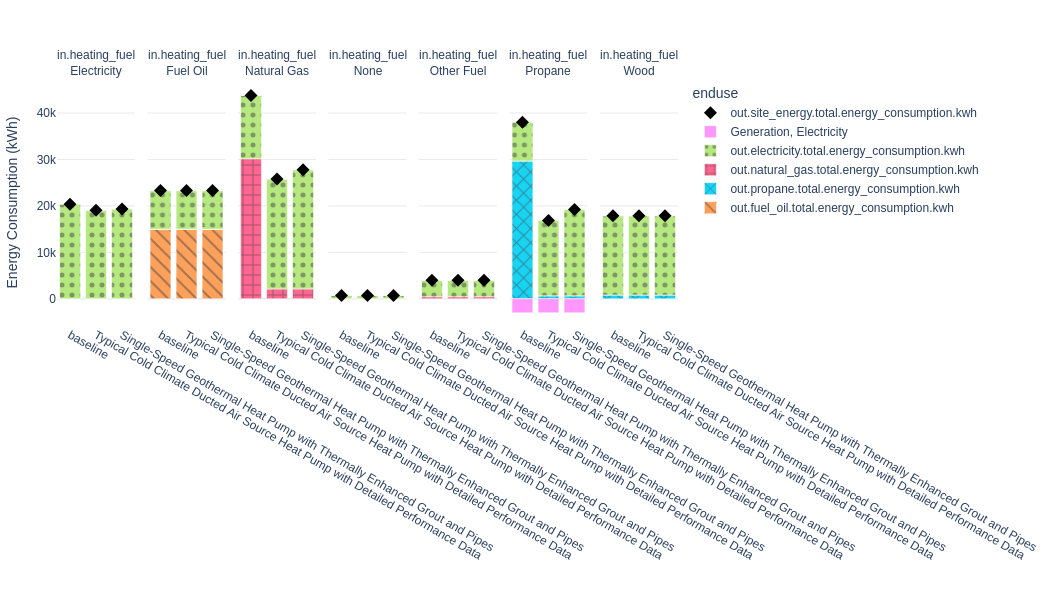

The notebook cell saved with this chart:
### Code cell
quantity_group = QuantityGroup(
    name="net_energy_consumption",
    constituents=[
        "Generation, Electricity",
        "out.electricity.total.energy_consumption.kwh",
        "out.natural_gas.total.energy_consumption.kwh",
        "out.propane.total.energy_consumption.kwh",
        "out.fuel_oil.total.energy_consumption.kwh",
    ],
    sum="out.site_energy.total.energy_consumption.kwh",
)
plot_spec = PlotSpec(
    upgrade_inclusion=UpgradeInclusion.all,
    vacancy_inclusion=VacancyInclusion.all,
    comparison_type=ComparisonTypes.absolute,
    visualization_type=VizType.bar,
    group_by="in.heating_fuel",
    quantity=quantity_group,
    quantity_group_name="net_energy_consumption",
)

plotter = PlotOrchestrator.get_plotter(plot_spec.visualization_type)
folder_segment, name = plot_spec.get_path_and_name()
df = po.processor.prepare_data_for_plot(plot_spec)
fig = plotter.create_plot(df, plot_spec)
fig.show()

### Figure 1 — Plotly figure (JSON) as saved in the notebook; plotly's stock layout.template omitted (floating-point values rounded to 4 significant figures)
{"data": [{"hovertemplate": "enduse=out.fuel_oil.total.energy_consumption.kwh<br>in.heating_fuel=Electricity<br>upgrade_name=%{x}<br>value=%{y}<extra></extra>", "legendgroup": "out.fuel_oil.total.energy_consumption.kwh", "marker": {"color": "#FFA15A", "pattern": {"shape": "\\"}}, "name": "out.fuel_oil.total.energy_consumption.kwh", "orientation": "v", "showlegend": true, "textposition": "auto", "type": "bar", "x": ["baseline", "Typical Cold Climate Ducted Air Source Heat Pump with Detailed Performance Data", "Single-Speed Geothermal Heat Pump with Thermally Enhanced Grout and Pipes"], "xaxis": "x", "y": [0.0, 0.0, 0.0], "yaxis": "y"}, {"hovertemplate": "enduse=out.fuel_oil.total.energy_consumption.kwh<br>in.heating_fuel=Fuel Oil<br>upgrade_name=%{x}<br>value=%{y}<extra></extra>", "legendgroup": "out.fuel_oil.total.energy_consumption.kwh", "marker": {"color": "#FFA15A", "pattern": {"shape": "\\"}}, "name": "out.fuel_oil.total.energy_consumption.kwh", "orientation": "v", "showlegend": false, "textposition": "auto", "type": "bar", "x": ["baseline", "Typical Cold Climate Ducted Air Source Heat Pump with Detailed Performance Data", "Single-Speed Geothermal Heat Pump with Thermally Enhanced Grout and Pipes"], "xaxis": "x2", "y": [14980.0, 14980.0, 14980.0], "yaxis": "y2"}, {"hovertemplate": "enduse=out.fuel_oil.total.energy_consumption.kwh<br>in.heating_fuel=Natural Gas<br>upgrade_name=%{x}<br>value=%{y}<extra></extra>", "legendgroup": "out.fuel_oil.total.energy_consumption.kwh", "marker": {"color": "#FFA15A", "pattern": {"shape": "\\"}}, "name": "out.fuel_oil.total.energy_consumption.kwh", "orientation": "v", "showlegend": false, "textposition": "auto", "type": "bar", "x": ["baseline", "Typical Cold Climate Ducted Air Source Heat Pump with Detailed Performance Data", "Single-Speed Geothermal Heat Pump with Thermally Enhanced Grout and Pipes"], "xaxis": "x3", "y": [0.0, 0.0, 0.0], "yaxis": "y3"}, {"hovertemplate": "enduse=out.fuel_oil.total.energy_consumption.kwh<br>in.heating_fuel=None<br>upgrade_name=%{x}<br>value=%{y}<extra></extra>", "legendgroup": "out.fuel_oil.total.energy_consumption.kwh", "marker": {"color": "#FFA15A", "pattern": {"shape": "\\"}}, "name": "out.fuel_oil.total.energy_consumption.kwh", "orientation": "v", "showlegend": false, "textposition": "auto", "type": "bar", "x": ["baseline", "Typical Cold Climate Ducted Air Source Heat Pump with Detailed Performance Data", "Single-Speed Geothermal Heat Pump with Thermally Enhanced Grout and Pipes"], "xaxis": "x4", "y": [0.0, 0.0, 0.0], "yaxis": "y4"}, {"hovertemplate": "enduse=out.fuel_oil.total.energy_consumption.kwh<br>in.heating_fuel=Other Fuel<br>upgrade_name=%{x}<br>value=%{y}<extra></extra>", "legendgroup": "out.fuel_oil.total.energy_consumption.kwh", "marker": {"color": "#FFA15A", "pattern": {"shape": "\\"}}, "name": "out.fuel_oil.total.energy_consumption.kwh", "orientation": "v", "showlegend": false, "textposition": "auto", "type": "bar", "x": ["baseline", "Typical Cold Climate Ducted Air Source Heat Pump with Detailed Performance Data", "Single-Speed Geothermal Heat Pump with Thermally Enhanced Grout and Pipes"], "xaxis": "x5", "y": [0.0, 0.0, 0.0], "yaxis": "y5"}, {"hovertemplate": "enduse=out.fuel_oil.total.energy_consumption.kwh<br>in.heating_fuel=Propane<br>upgrade_name=%{x}<br>value=%{y}<extra></extra>", "legendgroup": "out.fuel_oil.total.energy_consumption.kwh", "marker": {"color": "#FFA15A", "pattern": {"shape": "\\"}}, "name": "out.fuel_oil.total.energy_consumption.kwh", "orientation": "v", "showlegend": false, "textposition": "auto", "type": "bar", "x": ["baseline", "Typical Cold Climate Ducted Air Source Heat Pump with Detailed Performance Data", "Single-Speed Geothermal Heat Pump with Thermally Enhanced Grout and Pipes"], "xaxis": "x6", "y": [0.0, 0.0, 0.0], "yaxis": "y6"}, {"hovertemplate": "enduse=out.fuel_oil.total.energy_consumption.kwh<br>in.heating_fuel=Wood<br>upgrade_name=%{x}<br>value=%{y}<extra></extra>", "legendgroup": "out.fuel_oil.total.energy_consumption.kwh", "marker": {"color": "#FFA15A", "pattern": {"shape": "\\"}}, "name": "out.fuel_oil.total.energy_consumption.kwh", "orientation": "v", "showlegend": false, "textposition": "auto", "type": "bar", "x": ["baseline", "Typical Cold Climate Ducted Air Source Heat Pump with Detailed Performance Data", "Single-Speed Geothermal Heat Pump with Thermally Enhanced Grout and Pipes"], "xaxis": "x7", "y": [0.0, 0.0, 0.0], "yaxis": "y7"}, {"hovertemplate": "enduse=out.propane.total.energy_consumption.kwh<br>in.heating_fuel=Electricity<br>upgrade_name=%{x}<br>value=%{y}<extra></extra>", "legendgroup": "out.propane.total.energy_consumption.kwh", "marker": {"color": "#19d3f3", "pattern": {"shape": "x"}}, "name": "out.propane.total.energy_consumption.kwh", "orientation": "v", "showlegend": true, "textposition": "auto", "type": "bar", "x": ["baseline", "Typical Cold Climate Ducted Air Source Heat Pump with Detailed Performance Data", "Single-Speed Geothermal Heat Pump with Thermally Enhanced Grout and Pipes"], "xaxis": "x", "y": [0.0, 0.0, 0.0], "yaxis": "y"}, {"hovertemplate": "enduse=out.propane.total.energy_consumption.kwh<br>in.heating_fuel=Fuel Oil<br>upgrade_name=%{x}<br>value=%{y}<extra></extra>", "legendgroup": "out.propane.total.energy_consumption.kwh", "marker": {"color": "#19d3f3", "pattern": {"shape": "x"}}, "name": "out.propane.total.energy_consumption.kwh", "orientation": "v", "showlegend": false, "textposition": "auto", "type": "bar", "x": ["baseline", "Typical Cold Climate Ducted Air Source Heat Pump with Detailed Performance Data", "Single-Speed Geothermal Heat Pump with Thermally Enhanced Grout and Pipes"], "xaxis": "x2", "y": [0.0, 0.0, 0.0], "yaxis": "y2"}, {"hovertemplate": "enduse=out.propane.total.energy_consumption.kwh<br>in.heating_fuel=Natural Gas<br>upgrade_name=%{x}<br>value=%{y}<extra></extra>", "legendgroup": "out.propane.total.energy_consumption.kwh", "marker": {"color": "#19d3f3", "pattern": {"shape": "x"}}, "name": "out.propane.total.energy_consumption.kwh", "orientation": "v", "showlegend": false, "textposition": "auto", "type": "bar", "x": ["baseline", "Typical Cold Climate Ducted Air Source Heat Pump with Detailed Performance Data", "Single-Speed Geothermal Heat Pump with Thermally Enhanced Grout and Pipes"], "xaxis": "x3", "y": [0.0, 0.0, 0.0], "yaxis": "y3"}, {"hovertemplate": "enduse=out.propane.total.energy_consumption.kwh<br>in.heating_fuel=None<br>upgrade_name=%{x}<br>value=%{y}<extra></extra>", "legendgroup": "out.propane.total.energy_consumption.kwh", "marker": {"color": "#19d3f3", "pattern": {"shape": "x"}}, "name": "out.propane.total.energy_consumption.kwh", "orientation": "v", "showlegend": false, "textposition": "auto", "type": "bar", "x": ["baseline", "Typical Cold Climate Ducted Air Source Heat Pump with Detailed Performance Data", "Single-Speed Geothermal Heat Pump with Thermally Enhanced Grout and Pipes"], "xaxis": "x4", "y": [0.0, 0.0, 0.0], "yaxis": "y4"}, {"hovertemplate": "enduse=out.propane.total.energy_consumption.kwh<br>in.heating_fuel=Other Fuel<br>upgrade_name=%{x}<br>value=%{y}<extra></extra>", "legendgroup": "out.propane.total.energy_consumption.kwh", "marker": {"color": "#19d3f3", "pattern": {"shape": "x"}}, "name": "out.propane.total.energy_consumption.kwh", "orientation": "v", "showlegend": false, "textposition": "auto", "type": "bar", "x": ["baseline", "Typical Cold Climate Ducted Air Source Heat Pump with Detailed Performance Data", "Single-Speed Geothermal Heat Pump with Thermally Enhanced Grout and Pipes"], "xaxis": "x5", "y": [0.0, 0.0, 0.0], "yaxis": "y5"}, {"hovertemplate": "enduse=out.propane.total.energy_consumption.kwh<br>in.heating_fuel=Propane<br>upgrade_name=%{x}<br>value=%{y}<extra></extra>", "legendgroup": "out.propane.total.energy_consumption.kwh", "marker": {"color": "#19d3f3", "pattern": {"shape": "x"}}, "name": "out.propane.total.energy_consumption.kwh", "orientation": "v", "showlegend": false, "textposition": "auto", "type": "bar", "x": ["baseline", "Typical Cold Climate Ducted Air Source Heat Pump with Detailed Performance Data", "Single-Speed Geothermal Heat Pump with Thermally Enhanced Grout and Pipes"], "xaxis": "x6", "y": [29680.0, 653.5, 653.5], "yaxis": "y6"}, {"hovertemplate": "enduse=out.propane.total.energy_consumption.kwh<br>in.heating_fuel=Wood<br>upgrade_name=%{x}<br>value=%{y}<extra></extra>", "legendgroup": "out.propane.total.energy_consumption.kwh", "marker": {"color": "#19d3f3", "pattern": {"shape": "x"}}, "name": "out.propane.total.energy_consumption.kwh", "orientation": "v", "showlegend": false, "textposition": "auto", "type": "bar", "x": ["baseline", "Typical Cold Climate Ducted Air Source Heat Pump with Detailed Performance Data", "Single-Speed Geothermal Heat Pump with Thermally Enhanced Grout and Pipes"], "xaxis": "x7", "y": [827.9, 827.9, 827.9], "yaxis": "y7"}, {"hovertemplate": "enduse=out.natural_gas.total.energy_consumption.kwh<br>in.heating_fuel=Electricity<br>upgrade_name=%{x}<br>value=%{y}<extra></extra>", "legendgroup": "out.natural_gas.total.energy_consumption.kwh", "marker": {"color": "#FF6692", "pattern": {"shape": "+"}}, "name": "out.natural_gas.total.energy_consumption.kwh", "orientation": "v", "showlegend": true, "textposition": "auto", "type": "bar", "x": ["baseline", "Typical Cold Climate Ducted Air Source Heat Pump with Detailed Performance Data", "Single-Speed Geothermal Heat Pump with Thermally Enhanced Grout and Pipes"], "xaxis": "x", "y": [0.0, 0.0, 0.0], "yaxis": "y"}, {"hovertemplate": "enduse=out.natural_gas.total.energy_consumption.kwh<br>in.heating_fuel=Fuel Oil<br>upgrade_name=%{x}<br>value=%{y}<extra></extra>", "legendgroup": "out.natural_gas.total.energy_consumption.kwh", "marker": {"color": "#FF6692", "pattern": {"shape": "+"}}, "name": "out.natural_gas.total.energy_consumption.kwh", "orientation": "v", "showlegend": false, "textposition": "auto", "type": "bar", "x": ["baseline", "Typical Cold Climate Ducted Air Source Heat Pump with Detailed Performance Data", "Single-Speed Geothermal Heat Pump with Thermally Enhanced Grout and Pipes"], "xaxis": "x2", "y": [0.0, 0.0, 0.0], "yaxis": "y2"}, {"hovertemplate": "enduse=out.natural_gas.total.energy_consumption.kwh<br>in.heating_fuel=Natural Gas<br>upgrade_name=%{x}<br>value=%{y}<extra></extra>", "legendgroup": "out.natural_gas.total.energy_consumption.kwh", "marker": {"color": "#FF6692", "pattern": {"shape": "+"}}, "name": "out.natural_gas.total.energy_consumption.kwh", "orientation": "v", "showlegend": false, "textposition": "auto", "type": "bar", "x": ["baseline", "Typical Cold Climate Ducted Air Source Heat Pump with Detailed Performance Data", "Single-Speed Geothermal Heat Pump with Thermally Enhanced Grout and Pipes"], "xaxis": "x3", "y": [30150.0, 2119.0, 2119.0], "yaxis": "y3"}, {"hovertemplate": "enduse=out.natural_gas.total.energy_consumption.kwh<br>in.heating_fuel=None<br>upgrade_name=%{x}<br>value=%{y}<extra></extra>", "legendgroup": "out.natural_gas.total.energy_consumption.kwh", "marker": {"color": "#FF6692", "pattern": {"shape": "+"}}, "name": "out.natural_gas.total.energy_consumption.kwh", "orientation": "v", "showlegend": false, "textposition": "auto", "type": "bar", "x": ["baseline", "Typical Cold Climate Ducted Air Source Heat Pump with Detailed Performance Data", "Single-Speed Geothermal Heat Pump with Thermally Enhanced Grout and Pipes"], "xaxis": "x4", "y": [0.0, 0.0, 0.0], "yaxis": "y4"}, {"hovertemplate": "enduse=out.natural_gas.total.energy_consumption.kwh<br>in.heating_fuel=Other Fuel<br>upgrade_name=%{x}<br>value=%{y}<extra></extra>", "legendgroup": "out.natural_gas.total.energy_consumption.kwh", "marker": {"color": "#FF6692", "pattern": {"shape": "+"}}, "name": "out.natural_gas.total.energy_consumption.kwh", "orientation": "v", "showlegend": false, "textposition": "auto", "type": "bar", "x": ["baseline", "Typical Cold Climate Ducted Air Source Heat Pump with Detailed Performance Data", "Single-Speed Geothermal Heat Pump with Thermally Enhanced Grout and Pipes"], "xaxis": "x5", "y": [454.3, 454.3, 454.3], "yaxis": "y5"}, {"hovertemplate": "enduse=out.natural_gas.total.energy_consumption.kwh<br>in.heating_fuel=Propane<br>upgrade_name=%{x}<br>value=%{y}<extra></extra>", "legendgroup": "out.natural_gas.total.energy_consumption.kwh", "marker": {"color": "#FF6692", "pattern": {"shape": "+"}}, "name": "out.natural_gas.total.energy_consumption.kwh", "orientation": "v", "showlegend": false, "textposition": "auto", "type": "bar", "x": ["baseline", "Typical Cold Climate Ducted Air Source Heat Pump with Detailed Performance Data", "Single-Speed Geothermal Heat Pump with Thermally Enhanced Grout and Pipes"], "xaxis": "x6", "y": [0.0, 0.0, 0.0], "yaxis": "y6"}, {"hovertemplate": "enduse=out.natural_gas.total.energy_consumption.kwh<br>in.heating_fuel=Wood<br>upgrade_name=%{x}<br>value=%{y}<extra></extra>", "legendgroup": "out.natural_gas.total.energy_consumption.kwh", "marker": {"color": "#FF6692", "pattern": {"shape": "+"}}, "name": "out.natural_gas.total.energy_consumption.kwh", "orientation": "v", "showlegend": false, "textposition": "auto", "type": "bar", "x": ["baseline", "Typical Cold Climate Ducted Air Source Heat Pump with Detailed Performance Data", "Single-Speed Geothermal Heat Pump with Thermally Enhanced Grout and Pipes"], "xaxis": "x7", "y": [0.0, 0.0, 0.0], "yaxis": "y7"}, {"hovertemplate": "enduse=out.electricity.total.energy_consumption.kwh<br>in.heating_fuel=Electricity<br>upgrade_name=%{x}<br>value=%{y}<extra></extra>", "legendgroup": "out.electricity.total.energy_consumption.kwh", "marker": {"color": "#B6E880", "pattern": {"shape": "."}}, "name": "out.electricity.total.energy_consumption.kwh", "orientation": "v", "showlegend": true, "textposition": "auto", "type": "bar", "x": ["baseline", "Typical Cold Climate Ducted Air Source Heat Pump with Detailed Performance Data", "Single-Speed Geothermal Heat Pump with Thermally Enhanced Grout and Pipes"], "xaxis": "x", "y": [20380.0, 19080.0, 19340.0], "yaxis": "y"}, {"hovertemplate": "enduse=out.electricity.total.energy_consumption.kwh<br>in.heating_fuel=Fuel Oil<br>upgrade_name=%{x}<br>value=%{y}<extra></extra>", "legendgroup": "out.electricity.total.energy_consumption.kwh", "marker": {"color": "#B6E880", "pattern": {"shape": "."}}, "name": "out.electricity.total.energy_consumption.kwh", "orientation": "v", "showlegend": false, "textposition": "auto", "type": "bar", "x": ["baseline", "Typical Cold Climate Ducted Air Source Heat Pump with Detailed Performance Data", "Single-Speed Geothermal Heat Pump with Thermally Enhanced Grout and Pipes"], "xaxis": "x2", "y": [8315.0, 8315.0, 8315.0], "yaxis": "y2"}, {"hovertemplate": "enduse=out.electricity.total.energy_consumption.kwh<br>in.heating_fuel=Natural Gas<br>upgrade_name=%{x}<br>value=%{y}<extra></extra>", "legendgroup": "out.electricity.total.energy_consumption.kwh", "marker": {"color": "#B6E880", "pattern": {"shape": "."}}, "name": "out.electricity.total.energy_consumption.kwh", "orientation": "v", "showlegend": false, "textposition": "auto", "type": "bar", "x": ["baseline", "Typical Cold Climate Ducted Air Source Heat Pump with Detailed Performance Data", "Single-Speed Geothermal Heat Pump with Thermally Enhanced Grout and Pipes"], "xaxis": "x3", "y": [13620.0, 23660.0, 25670.0], "yaxis": "y3"}, {"hovertemplate": "enduse=out.electricity.total.energy_consumption.kwh<br>in.heating_fuel=None<br>upgrade_name=%{x}<br>value=%{y}<extra></extra>", "legendgroup": "out.electricity.total.energy_consumption.kwh", "marker": {"color": "#B6E880", "pattern": {"shape": "."}}, "name": "out.electricity.total.energy_consumption.kwh", "orientation": "v", "showlegend": false, "textposition": "auto", "type": "bar", "x": ["baseline", "Typical Cold Climate Ducted Air Source Heat Pump with Detailed Performance Data", "Single-Speed Geothermal Heat Pump with Thermally Enhanced Grout and Pipes"], "xaxis": "x4", "y": [704.5, 704.5, 704.5], "yaxis": "y4"}, {"hovertemplate": "enduse=out.electricity.total.energy_consumption.kwh<br>in.heating_fuel=Other Fuel<br>upgrade_name=%{x}<br>value=%{y}<extra></extra>", "legendgroup": "out.electricity.total.energy_consumption.kwh", "marker": {"color": "#B6E880", "pattern": {"shape": "."}}, "name": "out.electricity.total.energy_consumption.kwh", "orientation": "v", "showlegend": false, "textposition": "auto", "type": "bar", "x": ["baseline", "Typical Cold Climate Ducted Air Source Heat Pump with Detailed Performance Data", "Single-Speed Geothermal Heat Pump with Thermally Enhanced Grout and Pipes"], "xaxis": "x5", "y": [3532.0, 3532.0, 3532.0], "yaxis": "y5"}, {"hovertemplate": "enduse=out.electricity.total.energy_consumption.kwh<br>in.heating_fuel=Propane<br>upgrade_name=%{x}<br>value=%{y}<extra></extra>", "legendgroup": "out.electricity.total.energy_consumption.kwh", "marker": {"color": "#B6E880", "pattern": {"shape": "."}}, "name": "out.electricity.total.energy_consumption.kwh", "orientation": "v", "showlegend": false, "textposition": "auto", "type": "bar", "x": ["baseline", "Typical Cold Climate Ducted Air Source Heat Pump with Detailed Performance Data", "Single-Speed Geothermal Heat Pump with Thermally Enhanced Grout and Pipes"], "xaxis": "x6", "y": [8344.0, 16220.0, 18560.0], "yaxis": "y6"}, {"hovertemplate": "enduse=out.electricity.total.energy_consumption.kwh<br>in.heating_fuel=Wood<br>upgrade_name=%{x}<br>value=%{y}<extra></extra>", "legendgroup": "out.electricity.total.energy_consumption.kwh", "marker": {"color": "#B6E880", "pattern": {"shape": "."}}, "name": "out.electricity.total.energy_consumption.kwh", "orientation": "v", "showlegend": false, "textposition": "auto", "type": "bar", "x": ["baseline", "Typical Cold Climate Ducted Air Source Heat Pump with Detailed Performance Data", "Single-Speed Geothermal Heat Pump with Thermally Enhanced Grout and Pipes"], "xaxis": "x7", "y": [17040.0, 17040.0, 17040.0], "yaxis": "y7"}, {"hovertemplate": "enduse=Generation, Electricity<br>in.heating_fuel=Electricity<br>upgrade_name=%{x}<br>value=%{y}<extra></extra>", "legendgroup": "Generation, Electricity", "marker": {"color": "#FF97FF", "pattern": {"shape": ""}}, "name": "Generation, Electricity", "orientation": "v", "showlegend": true, "textposition": "auto", "type": "bar", "x": ["baseline", "Typical Cold Climate Ducted Air Source Heat Pump with Detailed Performance Data", "Single-Speed Geothermal Heat Pump with Thermally Enhanced Grout and Pipes"], "xaxis": "x", "y": [0.0, 0.0, 0.0], "yaxis": "y"}, {"hovertemplate": "enduse=Generation, Electricity<br>in.heating_fuel=Fuel Oil<br>upgrade_name=%{x}<br>value=%{y}<extra></extra>", "legendgroup": "Generation, Electricity", "marker": {"color": "#FF97FF", "pattern": {"shape": ""}}, "name": "Generation, Electricity", "orientation": "v", "showlegend": false, "textposition": "auto", "type": "bar", "x": ["baseline", "Typical Cold Climate Ducted Air Source Heat Pump with Detailed Performance Data", "Single-Speed Geothermal Heat Pump with Thermally Enhanced Grout and Pipes"], "xaxis": "x2", "y": [0.0, 0.0, 0.0], "yaxis": "y2"}, {"hovertemplate": "enduse=Generation, Electricity<br>in.heating_fuel=Natural Gas<br>upgrade_name=%{x}<br>value=%{y}<extra></extra>", "legendgroup": "Generation, Electricity", "marker": {"color": "#FF97FF", "pattern": {"shape": ""}}, "name": "Generation, Electricity", "orientation": "v", "showlegend": false, "textposition": "auto", "type": "bar", "x": ["baseline", "Typical Cold Climate Ducted Air Source Heat Pump with Detailed Performance Data", "Single-Speed Geothermal Heat Pump with Thermally Enhanced Grout and Pipes"], "xaxis": "x3", "y": [0.0, 0.0, 0.0], "yaxis": "y3"}, {"hovertemplate": "enduse=Generation, Electricity<br>in.heating_fuel=None<br>upgrade_name=%{x}<br>value=%{y}<extra></extra>", "legendgroup": "Generation, Electricity", "marker": {"color": "#FF97FF", "pattern": {"shape": ""}}, "name": "Generation, Electricity", "orientation": "v", "showlegend": false, "textposition": "auto", "type": "bar", "x": ["baseline", "Typical Cold Climate Ducted Air Source Heat Pump with Detailed Performance Data", "Single-Speed Geothermal Heat Pump with Thermally Enhanced Grout and Pipes"], "xaxis": "x4", "y": [0.0, 0.0, 0.0], "yaxis": "y4"}, {"hovertemplate": "enduse=Generation, Electricity<br>in.heating_fuel=Other Fuel<br>upgrade_name=%{x}<br>value=%{y}<extra></extra>", "legendgroup": "Generation, Electricity", "marker": {"color": "#FF97FF", "pattern": {"shape": ""}}, "name": "Generation, Electricity", "orientation": "v", "showlegend": false, "textposition": "auto", "type": "bar", "x": ["baseline", "Typical Cold Climate Ducted Air Source Heat Pump with Detailed Performance Data", "Single-Speed Geothermal Heat Pump with Thermally Enhanced Grout and Pipes"], "xaxis": "x5", "y": [0.0, 0.0, 0.0], "yaxis": "y5"}, {"hovertemplate": "enduse=Generation, Electricity<br>in.heating_fuel=Propane<br>upgrade_name=%{x}<br>value=%{y}<extra></extra>", "legendgroup": "Generation, Electricity", "marker": {"color": "#FF97FF", "pattern": {"shape": ""}}, "name": "Generation, Electricity", "orientation": "v", "showlegend": false, "textposition": "auto", "type": "bar", "x": ["baseline", "Typical Cold Climate Ducted Air Source Heat Pump with Detailed Performance Data", "Single-Speed Geothermal Heat Pump with Thermally Enhanced Grout and Pipes"], "xaxis": "x6", "y": [-3009.0, -3009.0, -3009.0], "yaxis": "y6"}, {"hovertemplate": "enduse=Generation, Electricity<br>in.heating_fuel=Wood<br>upgrade_name=%{x}<br>value=%{y}<extra></extra>", "legendgroup": "Generation, Electricity", "marker": {"color": "#FF97FF", "pattern": {"shape": ""}}, "name": "Generation, Electricity", "orientation": "v", "showlegend": false, "textposition": "auto", "type": "bar", "x": ["baseline", "Typical Cold Climate Ducted Air Source Heat Pump with Detailed Performance Data", "Single-Speed Geothermal Heat Pump with Thermally Enhanced Grout and Pipes"], "xaxis": "x7", "y": [0.0, 0.0, 0.0], "yaxis": "y7"}, {"legendgroup": "out.site_energy.total.energy_consumption.kwh", "marker": {"color": "black", "size": 10, "symbol": "diamond"}, "mode": "markers", "name": "out.site_energy.total.energy_consumption.kwh", "showlegend": true, "type": "scatter", "x": ["baseline", "Typical Cold Climate Ducted Air Source Heat Pump with Detailed Performance Data", "Single-Speed Geothermal Heat Pump with Thermally Enhanced Grout and Pipes"], "xaxis": "x", "y": [20380.0, 19080.0, 19340.0], "yaxis": "y"}, {"legendgroup": "out.site_energy.total.energy_consumption.kwh", "marker": {"color": "black", "size": 10, "symbol": "diamond"}, "mode": "markers", "name": "out.site_energy.total.energy_consumption.kwh", "showlegend": false, "type": "scatter", "x": ["baseline", "Typical Cold Climate Ducted Air Source Heat Pump with Detailed Performance Data", "Single-Speed Geothermal Heat Pump with Thermally Enhanced Grout and Pipes"], "xaxis": "x2", "y": [23300.0, 23300.0, 23300.0], "yaxis": "y2"}, {"legendgroup": "out.site_energy.total.energy_consumption.kwh", "marker": {"color": "black", "size": 10, "symbol": "diamond"}, "mode": "markers", "name": "out.site_energy.total.energy_consumption.kwh", "showlegend": false, "type": "scatter", "x": ["baseline", "Typical Cold Climate Ducted Air Source Heat Pump with Detailed Performance Data", "Single-Speed Geothermal Heat Pump with Thermally Enhanced Grout and Pipes"], "xaxis": "x3", "y": [43770.0, 25780.0, 27790.0], "yaxis": "y3"}, {"legendgroup": "out.site_energy.total.energy_consumption.kwh", "marker": {"color": "black", "size": 10, "symbol": "diamond"}, "mode": "markers", "name": "out.site_energy.total.energy_consumption.kwh", "showlegend": false, "type": "scatter", "x": ["baseline", "Typical Cold Climate Ducted Air Source Heat Pump with Detailed Performance Data", "Single-Speed Geothermal Heat Pump with Thermally Enhanced Grout and Pipes"], "xaxis": "x4", "y": [704.5, 704.5, 704.5], "yaxis": "y4"}, {"legendgroup": "out.site_energy.total.energy_consumption.kwh", "marker": {"color": "black", "size": 10, "symbol": "diamond"}, "mode": "markers", "name": "out.site_energy.total.energy_consumption.kwh", "showlegend": false, "type": "scatter", "x": ["baseline", "Typical Cold Climate Ducted Air Source Heat Pump with Detailed Performance Data", "Single-Speed Geothermal Heat Pump with Thermally Enhanced Grout and Pipes"], "xaxis": "x5", "y": [3986.0, 3986.0, 3986.0], "yaxis": "y5"}, {"legendgroup": "out.site_energy.total.energy_consumption.kwh", "marker": {"color": "black", "size": 10, "symbol": "diamond"}, "mode": "markers", "name": "out.site_energy.total.energy_consumption.kwh", "showlegend": false, "type": "scatter", "x": ["baseline", "Typical Cold Climate Ducted Air Source Heat Pump with Detailed Performance Data", "Single-Speed Geothermal Heat Pump with Thermally Enhanced Grout and Pipes"], "xaxis": "x6", "y": [38030.0, 16880.0, 19220.0], "yaxis": "y6"}, {"legendgroup": "out.site_energy.total.energy_consumption.kwh", "marker": {"color": "black", "size": 10, "symbol": "diamond"}, "mode": "markers", "name": "out.site_energy.total.energy_consumption.kwh", "showlegend": false, "type": "scatter", "x": ["baseline", "Typical Cold Climate Ducted Air Source Heat Pump with Detailed Performance Data", "Single-Speed Geothermal Heat Pump with Thermally Enhanced Grout and Pipes"], "xaxis": "x7", "y": [17870.0, 17870.0, 17870.0], "yaxis": "y7"}], "layout": {"annotations": [{"font": {}, "showarrow": false, "text": "in.heating_fuel<br>Electricity", "x": 0.06286, "xanchor": "center", "xref": "paper", "y": 1, "yanchor": "bottom", "yref": "paper"}, {"font": {}, "showarrow": false, "text": "in.heating_fuel<br>Fuel Oil", "x": 0.2086, "xanchor": "center", "xref": "paper", "y": 1, "yanchor": "bottom", "yref": "paper"}, {"font": {}, "showarrow": false, "text": "in.heating_fuel<br>Natural Gas", "x": 0.3543, "xanchor": "center", "xref": "paper", "y": 1, "yanchor": "bottom", "yref": "paper"}, {"font": {}, "showarrow": false, "text": "in.heating_fuel<br>None", "x": 0.5, "xanchor": "center", "xref": "paper", "y": 1, "yanchor": "bottom", "yref": "paper"}, {"font": {}, "showarrow": false, "text": "in.heating_fuel<br>Other Fuel", "x": 0.6457, "xanchor": "center", "xref": "paper", "y": 1, "yanchor": "bottom", "yref": "paper"}, {"font": {}, "showarrow": false, "text": "in.heating_fuel<br>Propane", "x": 0.7914, "xanchor": "center", "xref": "paper", "y": 1, "yanchor": "bottom", "yref": "paper"}, {"font": {}, "showarrow": false, "text": "in.heating_fuel<br>Wood", "x": 0.9371, "xanchor": "center", "xref": "paper", "y": 1, "yanchor": "bottom", "yref": "paper"}], "barmode": "relative", "font": {"family": "Arial", "size": 12}, "height": 600, "legend": {"title": {"text": "enduse"}, "tracegroupgap": 0, "traceorder": "reversed"}, "margin": {"b": 50, "l": 50, "r": 150, "t": 80}, "plot_bgcolor": "white", "width": 1050, "xaxis": {"anchor": "y", "domain": [0, 0.1257], "title": {"text": ""}}, "xaxis2": {"anchor": "y2", "domain": [0.1457, 0.2714], "matches": "x", "title": {"text": ""}}, "xaxis3": {"anchor": "y3", "domain": [0.2914, 0.4171], "matches": "x", "title": {"text": ""}}, "xaxis4": {"anchor": "y4", "domain": [0.4371, 0.5629], "matches": "x", "title": {"text": ""}}, "xaxis5": {"anchor": "y5", "domain": [0.5829, 0.7086], "matches": "x", "title": {"text": ""}}, "xaxis6": {"anchor": "y6", "domain": [0.7286, 0.8543], "matches": "x", "title": {"text": ""}}, "xaxis7": {"anchor": "y7", "domain": [0.8743, 1.0], "matches": "x", "title": {"text": ""}}, "yaxis": {"anchor": "x", "domain": [0, 1], "gridcolor": "lightgray", "gridwidth": 0.5, "title": {"text": "Energy Consumption (kWh)"}}, "yaxis2": {"anchor": "x2", "domain": [0, 1], "gridcolor": "lightgray", "gridwidth": 0.5, "matches": "y", "showticklabels": false, "title": {"text": ""}}, "yaxis3": {"anchor": "x3", "domain": [0, 1], "gridcolor": "lightgray", "gridwidth": 0.5, "matches": "y", "showticklabels": false, "title": {"text": ""}}, "yaxis4": {"anchor": "x4", "domain": [0, 1], "gridcolor": "lightgray", "gridwidth": 0.5, "matches": "y", "showticklabels": false, "title": {"text": ""}}, "yaxis5": {"anchor": "x5", "domain": [0, 1], "gridcolor": "lightgray", "gridwidth": 0.5, "matches": "y", "showticklabels": false, "title": {"text": ""}}, "yaxis6": {"anchor": "x6", "domain": [0, 1], "gridcolor": "lightgray", "gridwidth": 0.5, "matches": "y", "showticklabels": false, "title": {"text": ""}}, "yaxis7": {"anchor": "x7", "domain": [0, 1], "gridcolor": "lightgray", "gridwidth": 0.5, "matches": "y", "showticklabels": false, "title": {"text": ""}}}}
